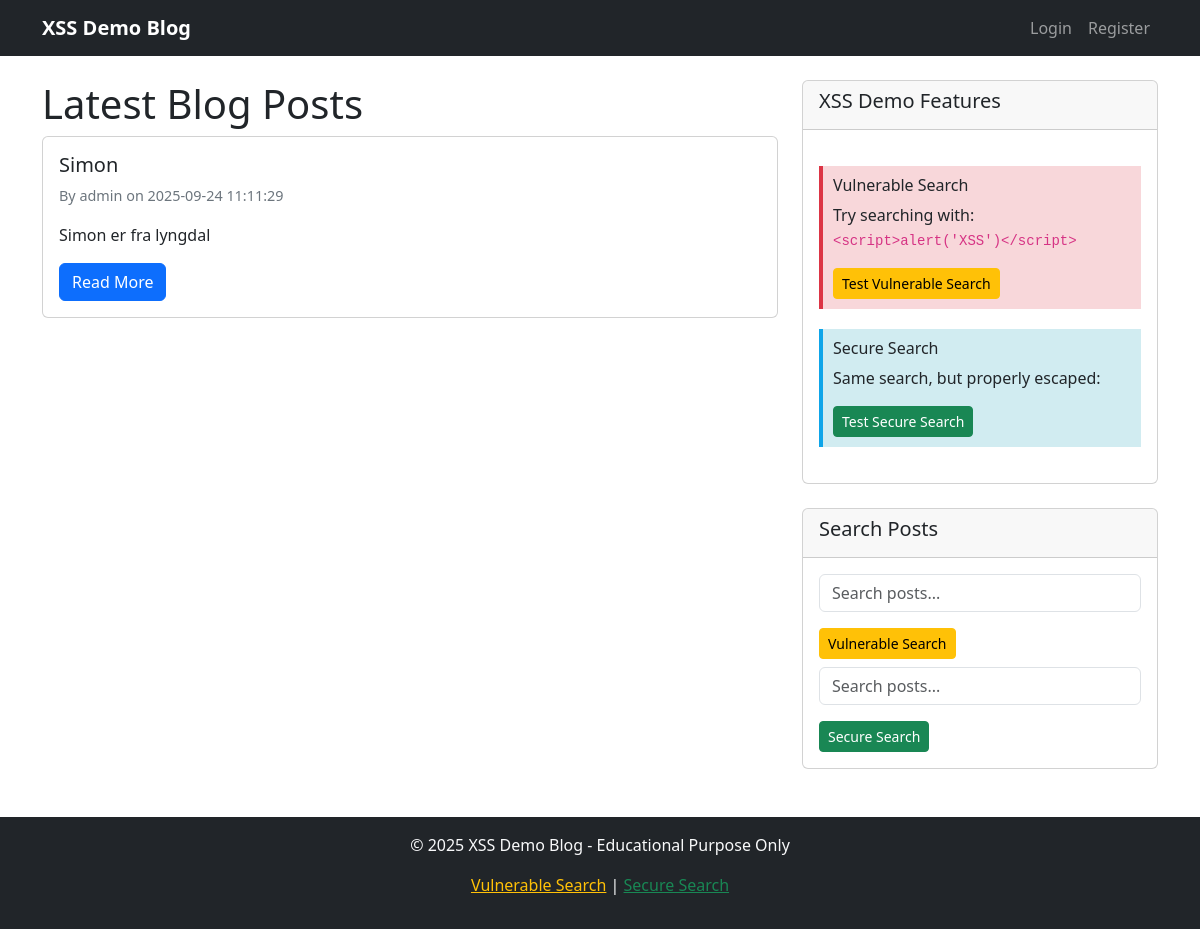
Before: / with the older database file.
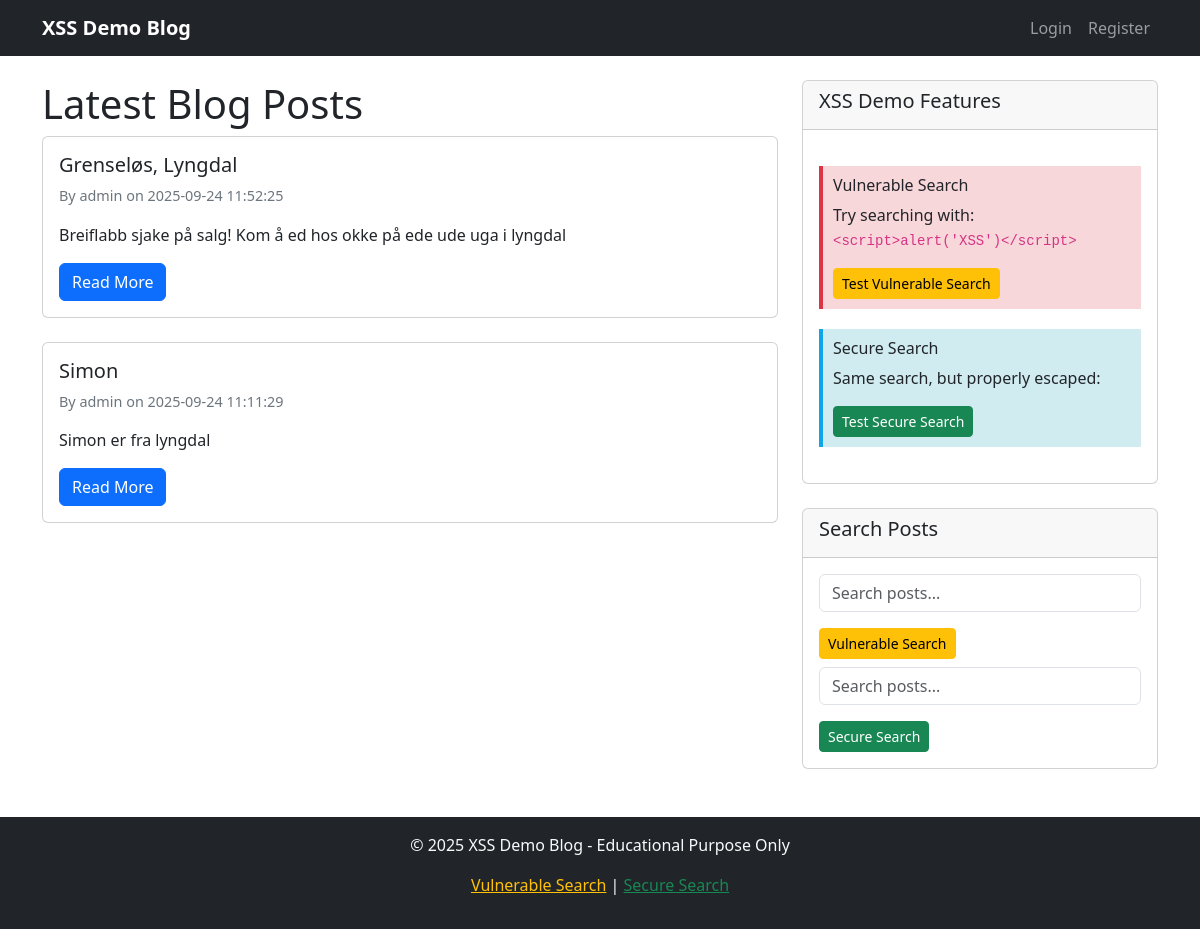
After: the same page with the newer database file.
### tables this page shows
CREATE TABLE posts
                 (id INTEGER PRIMARY KEY AUTOINCREMENT,
                  title TEXT NOT NULL,
                  content TEXT NOT NULL,
                  author_id INTEGER,
                  created_at TIMESTAMP DEFAULT CURRENT_TIMESTAMP,
                  FOREIGN KEY (author_id) REFERENCES users (id));

CREATE TABLE users
                 (id INTEGER PRIMARY KEY AUTOINCREMENT,
                  username TEXT UNIQUE NOT NULL,
                  password_hash TEXT NOT NULL,
                  email TEXT NOT NULL,
                  created_at TIMESTAMP DEFAULT CURRENT_TIMESTAMP);

### app.py (the view)
@app.route('/')
def index():
    conn = get_db_connection()
    posts = conn.execute('''
        SELECT p.*, u.username
        FROM posts p
        JOIN users u ON p.author_id = u.id
        ORDER BY p.created_at DESC
    ''').fetchall()
    conn.close()
    return render_template('index.html', posts=posts)

### app.py (called while the page is built)
def get_db_connection():
    conn = sqlite3.connect('blog.db')
    conn.row_factory = sqlite3.Row
    return conn

### templates/index.html (shortened to what this page needs)
{% extends "base.html" %}
{% block content %}
<div class="row">
    <div class="col-md-8">
        <h1>Latest Blog Posts</h1>
        {% if posts %}
            {% for post in posts %}
                <div class="card mb-4">
                    <div class="card-body">
                        <h5 class="card-title">{{ post.title }}</h5>
                        <p class="post-meta">By {{ post.username }} on {{ post.created_at }}</p>
                        <p class="card-text">{{ post.content[:200] }}{% if post.content|length > 200 %}...{% endif %}</p>
                        <a href="{{ url_for('view_post', post_id=post.id) }}" class="btn btn-primary">Read More</a>
                    </div>
                </div>
            {% endfor %}
        {% else %}
            <div class="alert alert-info">
                <h4>Welcome to XSS Demo Blog!</h4>
                <p>No posts available yet. <a href="{{ url_for('register') }}">Register</a> and <a href="{{ url_for('create_post') }}">create your first post</a>!</p>
            </div>
        {% endif %}
    </div>
    <div class="col-md-4">
        <div class="card">
            <div class="card-header">
                <h5>XSS Demo Features</h5>
            </div>
            <div class="card-body">
                <div class="vulnerability-info">
                    <h6> Vulnerable Search</h6>
                    <p>Try searching with: <code>&lt;script&gt;alert('XSS')&lt;/script&gt;</code></p>
                    <a href="/vulnerable_search?q=<script>alert('XSS')</script>" class="btn btn-warning btn-sm">Test Vulnerable Search</a>
                </div>
                <div class="security-info">
                    <h6> Secure Search</h6>
                    <p>Same search, but properly escaped:</p>
                    <a href="/secure_search?q=<script>alert('XSS')</script>" class="btn btn-success btn-sm">Test Secure Search</a>
                </div>
            </div>
        </div>
        <div class="card mt-4">
            <div class="card-header">
                <h5>Search Posts</h5>
            </div>
            <div class="card-body">
                <form action="/vulnerable_search" method="GET">
                    <div class="mb-3">
                        <input type="text" name="q" class="form-control" placeholder="Search posts..." value="{{ request.args.get('q', '') }}">
                    </div>
                    <button type="submit" class="btn btn-warning btn-sm">Vulnerable Search</button>
                </form>
                <form action="/secure_search" method="GET" class="mt-2">
                    <div class="mb-3">
                        <input type="text" name="q" class="form-control" placeholder="Search posts..." value="{{ request.args.get('q', '') }}">
                    </div>
                    <button type="submit" class="btn btn-success btn-sm">Secure Search</button>
                </form>
            </div>
        </div>
    </div>
</div>
{% endblock %}

Changed rows visible on the page:
added posts: title "Grenseløs, Lyngdal", username "admin", created_at "2025-09-24 11:52:25", content "Breiflabb sjake på salg! Kom å ed hos okke på ede ude uga i lyngdal"
